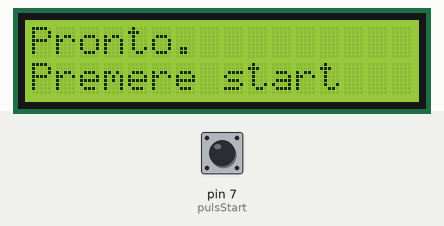
The sketch below on a simulated Arduino Uno, built with avr-gcc and run on an emulated ATmega328P. Shown: 16×2 character LCD. The test bench sets the inputs (shaded band); at power-on: pin 7 (pulsStart) HIGH.

Above: at 2.2 s.
2.3 s: pin 7 (pulsStart) pulled LOW for 3.2 s
At 5.3 s:
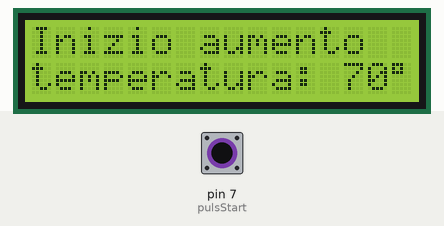
At 7.9 s:
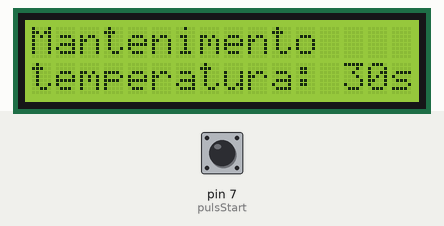
Timing chart, 0 to 9.4 s (numbered marks = the images above; inputs shaded):
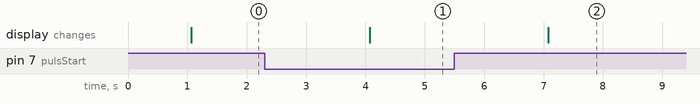

Measured:
- after the input at 2.3 s, the display: changes after 1.8 s (image 1)

The sketch:

Termostato_Mauro_V0.0.1.ino
```cpp
//*****************************************************
//
// Data inizio 8/10/2018
// Data ultima modfica
// Realizzato da Daniele loddo alias Ivotek
// Contatti www.ivotek.it ivotek@gmail.com
//
// Display utilizzato Hitachi HD44780 1602 parallelo
// Piedinatura:
// LCD RS pin to digital pin 12
// LCD Enable pin to digital pin 11
// LCD D4 pin to digital pin 5
// LCD D5 pin to digital pin 4
// LCD D6 pin to digital pin 3
// LCD D7 pin to digital pin 2
// LCD R/W pin to ground
// LCD VSS pin to ground
// LCD VCC pin to 5V
// 10K resistor:
// ends to +5V and ground
// wiper to LCD VO pin (pin 3)
//
// Pulsante di start pin 7 NA collegato a massa
// Pulsante di stop pin 8  NA collegato a massa
//
// Relè attivazione resistenza di riscaldamenti  pin 6 HIGH=attivo LOW=disattivo
//
// Sensore temperatura pin A1 modello
//
//*******************************************************************


//Libreria per LCD
#include <LiquidCrystal.h>

//Associazione dei piedini con le funzioni del display LCD
const int rs = 12, en = 11, d4 = 5, d5 = 4, d6 = 3, d7 = 2;
LiquidCrystal lcd(rs, en, d4, d5, d6, d7);

//Va alla temperatura passata come parametro
void GoTemp(int);
//Mantiene la temperatura per il tempo passato
void KeepTime(int);
//Attende la pressione del pulsante start
void WaitStart();
//Termina il programma
void Stop ();


//Prima temperatura
int firstTemp = 70 ;
//Seconda temperatura
int secondTemp = 100;
//Primo tempo
int firstTime = 30;
//Secondo tempo
int secondTime = 30;
//Pulsante di start
int pulsStart = 7;
//Pulsante id stop
int pulsStop = 8;

void setup() {
  //Settaggi iniziali display

  //Setto il numero di linne e colonne:
  lcd.begin(16, 2);
  // Stampo la scritta iniziliale
  lcd.print("ATTENDERE");
  lcd.setCursor(0,2);
  lcd.print("AVVIO");
  delay(1000);

  //Settaggi porte
  //Pulsanti
  pinMode(pulsStart,INPUT_PULLUP);
  pinMode(pulsStop,INPUT_PULLUP);

}

void loop() {
  //Saluto iniziale
  HelloInit();

  //Attendo la pressione del pulsante start
  WaitStart();

  //Porta la temperatura a 70 gradi
  GoTemp(firstTemp);

  //Mantiene la temepratura per 30 minuti
  KeepTime(firstTime);

  //Porta la temperatura a 100 gradi
  GoTemp(secondTemp);

  //Mantiene la temperatura
  KeepTime(secondTime);

  //Spegne tutto
  Stop();

}

//Inizializzazione del LCD e messaggio di partenza
void HelloInit(){
  //Cancello lo schermo
  lcd.clear();
  //Invio il messaggio
  lcd.print("Pronto.");
  //Mi sposto alla colonna 0 riga 2
  lcd.setCursor(0,2);
  //Invio il messaggio
  lcd.print("Premere start");

  //FIXME DA ELIMINARE
  delay(3000);
}

//Attesa della pressione del pulsante start
void WaitStart(){
  //Se il pulsante non è premuto rimango nel ciclo
  while (digitalRead(pulsStart)==HIGH){};

}

//Vado alla temepratura passata come parametro
void GoTemp(int temp){
  //Cancello lo schermo
  lcd.clear();
  //Invio il messaggio
  lcd.print("Inizio aumento");
  //Mi sposto alla colonna 0 riga 2
  lcd.setCursor(0,2);
  //Invio il messaggio
  lcd.print("temperatura: ");
  lcd.print(temp);
  lcd.print((char)223);

  //Ciclo per il controllo della temperatura
    //Attivazione del relè

  //FIXME DA ELIMINARE
  delay(3000);
}

//Tengo la temperatura per il tempo passato come parametro
void KeepTime(int ktime){
  //Cancello lo schermo
  lcd.clear();
  //Invio il messaggio
  lcd.print("Mantenimento");
  //Mi sposto alla colonna 0 riga 2
  lcd.setCursor(0,2);
  //Invio il messaggio
  lcd.print("temperatura: ");
  lcd.print(ktime);
  lcd.print("sec");

  //Ciclo per il controllo del tempo
    //Ciclo per il mantenimento della temepratura

  //FIXME DA ELIMINARE
  delay(3000);

}

//Fermo i processi
void Stop (){
  //Cancello lo schermo
  lcd.clear();
  //Invio il messaggio
  lcd.print("Arrresto del");
  //Mi sposto alla colonna 0 riga 2
  lcd.setCursor(0,2);
  //Invio il messaggio
  lcd.print("sistema");

  //Controllo il perchè dello stop
  //Se è un "emergenza" setto i flag
  //Sistemo le uscite

  //FIXME DA ELIMINARE
  delay(3000);
}
```
